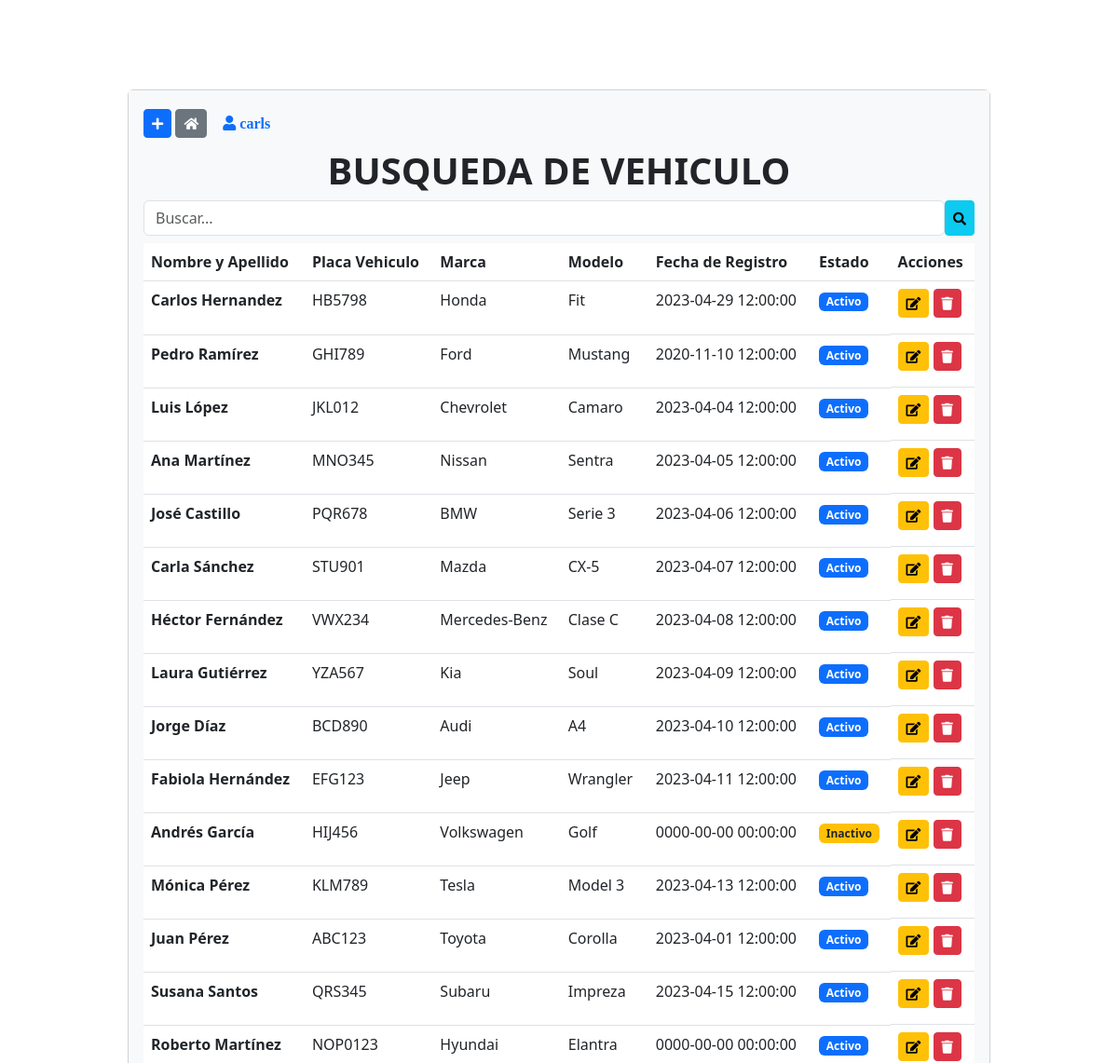
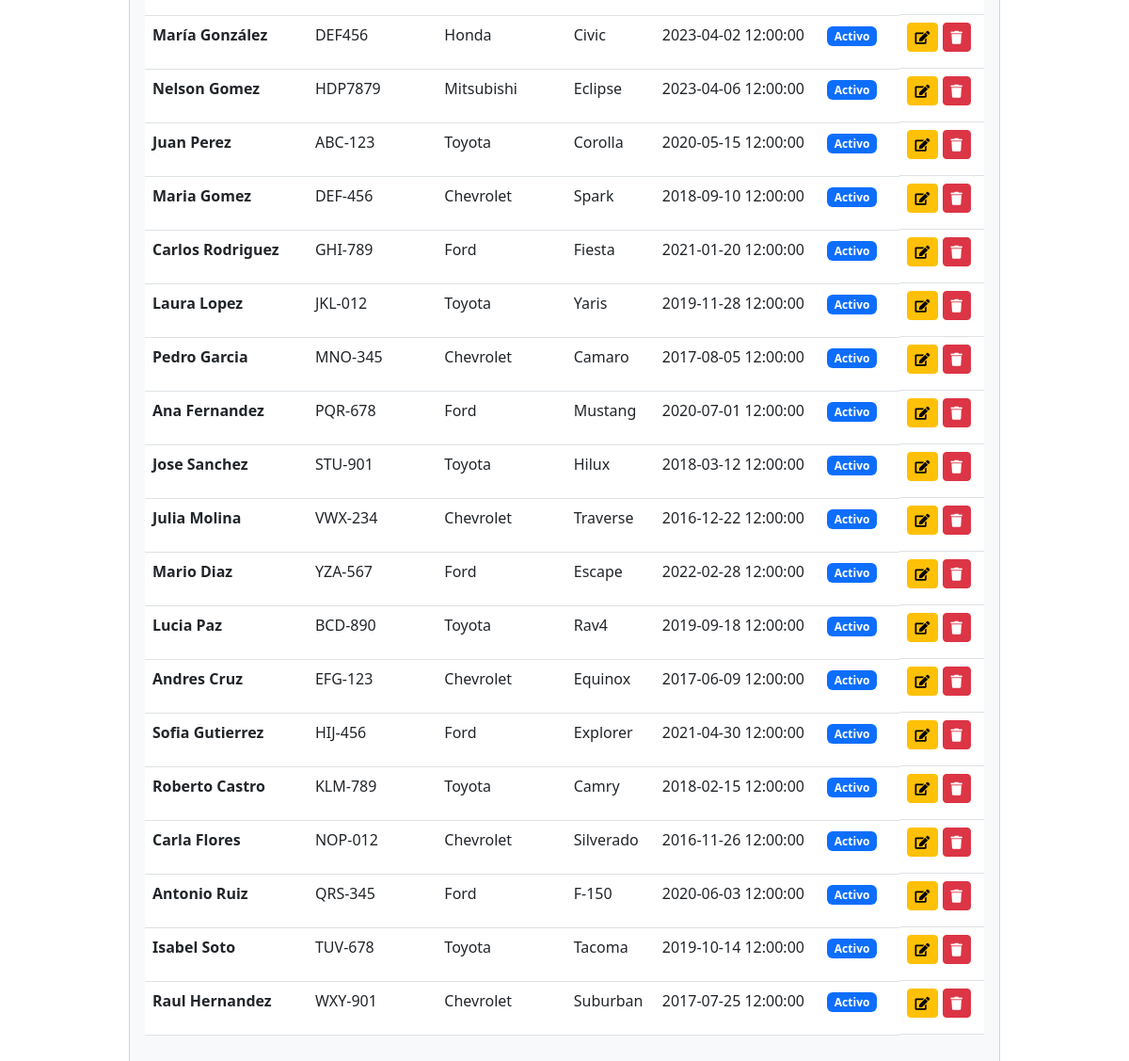
The page / (signed in) on the database its author committed (2 pictures, top to bottom).
### tables this page shows
CREATE TABLE `base` (
  `id` int(11) NOT NULL,
  `nom` varchar(255) NOT NULL,
  `prenom` varchar(255) NOT NULL,
  `matricule` varchar(200) NOT NULL,
  `depart` varchar(100) NOT NULL,
  `poste` varchar(100) NOT NULL,
  `date_emb` timestamp NOT NULL DEFAULT current_timestamp(),
  `statut` tinyint(4) NOT NULL DEFAULT 1
);

### controllers/HomeController.php (called while the page is built)
<?php
class HomeController{
	public function index($page){
		include('views/'.$page.'.php');
	}
}
?>

### autoload.php (called while the page is built, shortened)
<?php
function autoload($class_name){
	$array_paths = array(
		'database/',
		'app/classes/',
		'models/',
		'controllers/'
	);
	$parts = explode('\\',$class_name);
	$name = array_pop($parts);
	foreach($array_paths as $path){
		$file = sprintf($path.'%s.php',$name);
	}
}

### database/DB.php (called while the page is built)
<?php
class DB{
	static public function connect(){
		$db = new PDO("mysql:host=localhost;dbname=vehiculosearch","root","");
		$db->exec("set names utf8");
		$db->setAttribute(PDO::ATTR_ERRMODE,PDO::ERRMODE_WARNING);
		return $db;
	}
}
?>

### models/Vehiculo.php (called while the page is built, shortened)
<?php
class Vehiculo {
	static public function getAll(){
		$stmt = DB::connect()->prepare('SELECT * FROM base');
		$stmt->execute();
		return $stmt->fetchAll();
	}
}

### controllers/VehiculoController.php (called while the page is built, shortened)
<?php
class VehiculoController{
	public function getAllVehiculos(){
		$vehiculos = Vehiculo::getAll();
		return $vehiculos;
	}
}
?>

### views/home.php (the view, shortened to what this page needs)
<?php
	if(isset($_POST['find'])){
		$data = new VehiculoController();
		$vehiculos = $data->findVehiculos();
	}else{
		$data = new VehiculoController();
		$vehiculos = $data->getAllVehiculos();
	}
?>
<div class="container">
	<div class="row my-4">
		<div class="col-md-10 mx-auto">
			<div class="card">
				<div class="card-body bg-light">
					<a href="<?php echo BASE_URL;?>add" class="btn btn-sm btn-primary mr-2 mb-2">
						<i class="fas fa-plus"></i>
					</a>
					<a href="<?php echo BASE_URL;?>" class="btn btn-sm btn-secondary mr-2 mb-2">
						<i class="fas fa-home"></i>
					</a>
					<a href="<?php echo BASE_URL;?>logout" title="Desconectado" class="btn btn-link mr-2 mb-2">
						<i class="fas fa-user mr-2"> <?php echo $_SESSION['username'];?></i>
					</a>
					<h1 style="text-align:center"><strong>BUSQUEDA DE VEHICULO</strong></h1>
					<form method="post" class="float-right mb-2 d-flex flex-row">
						<input type="text" class="form-control" name="search" placeholder="Buscar...">
						<button class="btn btn-info btn-sm" name="find" type="submit"><i class="fas fa-search"></i></button>
					</form>
					<table class="table table-hover">
					  <thead>
					    <tr>
					      <th scope="col">Nombre y Apellido</th>
					      <th scope="col">Placa Vehiculo</th>
					      <th scope="col">Marca</th>
					      <th scope="col">Modelo</th>
					      <th scope="col">Fecha de Registro</th>
					      <th scope="col">Estado</th>
					      <th scope="col">Acciones</th>
					    </tr>
					  </thead>
					  <tbody>
					    <?php foreach($vehiculos as $vehiculo):?>
					    	<tr>
						      <th scope="row"><?php echo $vehiculo['nom'].' '.$vehiculo['prenom']; ?></th>
						      <td><?php echo $vehiculo['matricule'];?></td>
						      <td><?php echo $vehiculo['depart'];?></td>
						      <td><?php echo $vehiculo['poste'];?></td>
						      <td><?php echo $vehiculo['date_emb'];?></td>
						      <td>
						      	<?php echo $vehiculo['statut']
						      			?
						      			'<span class="badge bg-primary">Activo</span>'
						      			:
						      			'<span class="badge bg-warning text-dark">Inactivo</span>';
						      ;?></td>
						      <td class="d-flex flex-row">
						      	<form method="post" class="mr-1" action="update">
						      		<button class="btn btn-sm btn-warning"> <i class="fa fa-edit"></i></button>
						      	</form>
								<div><p>&nbsp;</p></div>
						      	<form method="post" class="mr-1" action="delete">
						      		<button class="btn btn-sm btn-danger"><i class="fa fa-trash"></i></button>
						      	</form>
						      </td>
						    </tr>
					   	<?php endforeach;?>
					  </tbody>
					</table>
				</div>
			</div>
		</div>
	</div>
</div>

### views/includes/header.php (shortened to what this page needs)
<!DOCTYPE html>
<html>
<head>
	<link href="https://cdn.jsdelivr.net/npm/bootstrap@5.3.0-alpha3/dist/css/bootstrap.min.css" rel="stylesheet">
	<link rel="stylesheet" type="text/css" href="https://cdnjs.cloudflare.com/ajax/libs/font-awesome/5.10.2/css/all.css">
</head>
<body style="background-image: url('https://imageshack.com/i/pmckicGWj');">
<br><br><br>

### index.php
<?php
require_once './views/includes/header.php';
require_once './autoload.php';
require_once './controllers/HomeController.php';
$home = new HomeController();
$pages = ['home','add','update','delete','logout'];
if(isset($_SESSION['logged']) && $_SESSION['logged'] === true){
	if(isset($_GET['page'])){
		if(in_array($_GET['page'],$pages)){
			$page = $_GET['page'];
			$home->index($page);
		}else{
			include('views/includes/404.php');
		}
	}else{
		$home->index('home');
	}
require_once './views/includes/footer.php';
}else if(isset($_GET['page']) && $_GET['page'] === 'register'){
	$home->index('register');
}else{
	$home->index('login');
}

### views/includes/footer.php (shortened to what this page needs)
</body>
</html>

### rows shown on the page
base: nom "Carlos", prenom "Hernandez", matricule "HB5798", depart "Honda", poste "Fit", date_emb "2023-04-29 12:00:00", statut "Activo"
base: nom "Pedro", prenom "Ramírez", matricule "GHI789", depart "Ford", poste "Mustang", date_emb "2020-11-10 12:00:00", statut "Activo"
base: nom "Luis", prenom "López", matricule "JKL012", depart "Chevrolet", poste "Camaro", date_emb "2023-04-04 12:00:00", statut "Activo"
base: nom "Ana", prenom "Martínez", matricule "MNO345", depart "Nissan", poste "Sentra", date_emb "2023-04-05 12:00:00", statut "Activo"
base: nom "José", prenom "Castillo", matricule "PQR678", depart "BMW", poste "Serie 3", date_emb "2023-04-06 12:00:00", statut "Activo"
base: nom "Carla", prenom "Sánchez", matricule "STU901", depart "Mazda", poste "CX-5", date_emb "2023-04-07 12:00:00", statut "Activo"
base: nom "Héctor", prenom "Fernández", matricule "VWX234", depart "Mercedes-Benz", poste "Clase C", date_emb "2023-04-08 12:00:00", statut "Activo"
base: nom "Laura", prenom "Gutiérrez", matricule "YZA567", depart "Kia", poste "Soul", date_emb "2023-04-09 12:00:00", statut "Activo"
base: nom "Jorge", prenom "Díaz", matricule "BCD890", depart "Audi", poste "A4", date_emb "2023-04-10 12:00:00", statut "Activo"
base: nom "Fabiola", prenom "Hernández", matricule "EFG123", depart "Jeep", poste "Wrangler", date_emb "2023-04-11 12:00:00", statut "Activo"
base: nom "Andrés", prenom "García", matricule "HIJ456", depart "Volkswagen", poste "Golf", date_emb "0000-00-00 00:00:00", statut "Inactivo"
base: nom "Mónica", prenom "Pérez", matricule "KLM789", depart "Tesla", poste "Model 3", date_emb "2023-04-13 12:00:00", statut "Activo"
base: nom "Juan", prenom "Pérez", matricule "ABC123", depart "Toyota", poste "Corolla", date_emb "2023-04-01 12:00:00", statut "Activo"
base: nom "Susana", prenom "Santos", matricule "QRS345", depart "Subaru", poste "Impreza", date_emb "2023-04-15 12:00:00", statut "Activo"
base: nom "Roberto", prenom "Martínez", matricule "NOP0123", depart "Hyundai", poste "Elantra", date_emb "0000-00-00 00:00:00", statut "Activo"
base: nom "María", prenom "González", matricule "DEF456", depart "Honda", poste "Civic", date_emb "2023-04-02 12:00:00", statut "Activo"
base: nom "Nelson", prenom "Gomez", matricule "HDP7879", depart "Mitsubishi", poste "Eclipse", date_emb "2023-04-06 12:00:00", statut "Activo"
base: nom "Juan", prenom "Perez", matricule "ABC-123", depart "Toyota", poste "Corolla", date_emb "2020-05-15 12:00:00", statut "Activo"
base: nom "Maria", prenom "Gomez", matricule "DEF-456", depart "Chevrolet", poste "Spark", date_emb "2018-09-10 12:00:00", statut "Activo"
base: nom "Carlos", prenom "Rodriguez", matricule "GHI-789", depart "Ford", poste "Fiesta", date_emb "2021-01-20 12:00:00", statut "Activo"
base: nom "Laura", prenom "Lopez", matricule "JKL-012", depart "Toyota", poste "Yaris", date_emb "2019-11-28 12:00:00", statut "Activo"
base: nom "Pedro", prenom "Garcia", matricule "MNO-345", depart "Chevrolet", poste "Camaro", date_emb "2017-08-05 12:00:00", statut "Activo"
base: nom "Ana", prenom "Fernandez", matricule "PQR-678", depart "Ford", poste "Mustang", date_emb "2020-07-01 12:00:00", statut "Activo"
base: nom "Jose", prenom "Sanchez", matricule "STU-901", depart "Toyota", poste "Hilux", date_emb "2018-03-12 12:00:00", statut "Activo"
base: nom "Julia", prenom "Molina", matricule "VWX-234", depart "Chevrolet", poste "Traverse", date_emb "2016-12-22 12:00:00", statut "Activo"
base: nom "Mario", prenom "Diaz", matricule "YZA-567", depart "Ford", poste "Escape", date_emb "2022-02-28 12:00:00", statut "Activo"
base: nom "Lucia", prenom "Paz", matricule "BCD-890", depart "Toyota", poste "Rav4", date_emb "2019-09-18 12:00:00", statut "Activo"
base: nom "Andres", prenom "Cruz", matricule "EFG-123", depart "Chevrolet", poste "Equinox", date_emb "2017-06-09 12:00:00", statut "Activo"
base: nom "Sofia", prenom "Gutierrez", matricule "HIJ-456", depart "Ford", poste "Explorer", date_emb "2021-04-30 12:00:00", statut "Activo"
base: nom "Roberto", prenom "Castro", matricule "KLM-789", depart "Toyota", poste "Camry", date_emb "2018-02-15 12:00:00", statut "Activo"
base: nom "Carla", prenom "Flores", matricule "NOP-012", depart "Chevrolet", poste "Silverado", date_emb "2016-11-26 12:00:00", statut "Activo"
base: nom "Antonio", prenom "Ruiz", matricule "QRS-345", depart "Ford", poste "F-150", date_emb "2020-06-03 12:00:00", statut "Activo"
base: nom "Isabel", prenom "Soto", matricule "TUV-678", depart "Toyota", poste "Tacoma", date_emb "2019-10-14 12:00:00", statut "Activo"
base: nom "Raul", prenom "Hernandez", matricule "WXY-901", depart "Chevrolet", poste "Suburban", date_emb "2017-07-25 12:00:00", statut "Activo"

### other values the page prints
$_SESSION['username'] "carls"
